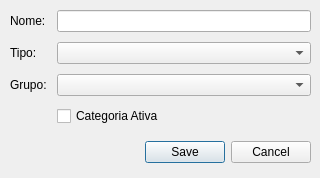
<?xml version="1.0" encoding="UTF-8"?>
<ui version="4.0">
 <class>CategoriaWidget</class>
 <widget class="QDialog" name="CategoriaWidget">
  <property name="geometry">
   <rect>
    <x>0</x>
    <y>0</y>
    <width>320</width>
    <height>178</height>
   </rect>
  </property>
  <property name="minimumSize">
   <size>
    <width>320</width>
    <height>178</height>
   </size>
  </property>
  <property name="windowTitle">
   <string>Dialog</string>
  </property>
  <widget class="QDialogButtonBox" name="bbCategoria">
   <property name="geometry">
    <rect>
     <x>10</x>
     <y>140</y>
     <width>301</width>
     <height>24</height>
    </rect>
   </property>
   <property name="minimumSize">
    <size>
     <width>0</width>
     <height>0</height>
    </size>
   </property>
   <property name="orientation">
    <enum>Qt::Orientation::Horizontal</enum>
   </property>
   <property name="standardButtons">
    <set>QDialogButtonBox::StandardButton::Cancel|QDialogButtonBox::StandardButton::Save</set>
   </property>
  </widget>
  <widget class="QWidget" name="verticalLayoutWidget">
   <property name="geometry">
    <rect>
     <x>10</x>
     <y>10</y>
     <width>301</width>
     <height>135</height>
    </rect>
   </property>
   <layout class="QVBoxLayout" name="layPrincipal">
    <property name="spacing">
     <number>0</number>
    </property>
    <item>
     <layout class="QFormLayout" name="layFormulario">
      <property name="horizontalSpacing">
       <number>10</number>
      </property>
      <property name="verticalSpacing">
       <number>10</number>
      </property>
      <item row="0" column="0">
       <widget class="QLabel" name="lblNome">
        <property name="text">
         <string>Nome:</string>
        </property>
       </widget>
      </item>
      <item row="0" column="1">
       <widget class="QLineEdit" name="edtNome"/>
      </item>
      <item row="1" column="0">
       <widget class="QLabel" name="lblTipo">
        <property name="text">
         <string>Tipo:</string>
        </property>
       </widget>
      </item>
      <item row="1" column="1">
       <widget class="QComboBox" name="cmbTipo">
        <property name="placeholderText">
         <string>...</string>
        </property>
        <item>
         <property name="text">
          <string>RENDA</string>
         </property>
        </item>
        <item>
         <property name="text">
          <string>DESPESA</string>
         </property>
        </item>
       </widget>
      </item>
      <item row="2" column="0">
       <widget class="QLabel" name="lblGrupo">
        <property name="text">
         <string>Grupo:</string>
        </property>
       </widget>
      </item>
      <item row="2" column="1">
       <widget class="QComboBox" name="cmbGrupo">
        <property name="placeholderText">
         <string>...</string>
        </property>
        <item>
         <property name="text">
          <string>Variável</string>
         </property>
        </item>
        <item>
         <property name="text">
          <string>Fixa</string>
         </property>
        </item>
        <item>
         <property name="text">
          <string>Alimentação</string>
         </property>
        </item>
        <item>
         <property name="text">
          <string>Cuidado Pessoal</string>
         </property>
        </item>
        <item>
         <property name="text">
          <string>Esportes</string>
         </property>
        </item>
        <item>
         <property name="text">
          <string>Bugigangas</string>
         </property>
        </item>
        <item>
         <property name="text">
          <string>Cursos</string>
         </property>
        </item>
        <item>
         <property name="text">
          <string>Valores Obrigatórios</string>
         </property>
        </item>
        <item>
         <property name="text">
          <string>Investimentos</string>
         </property>
        </item>
        <item>
         <property name="text">
          <string>Viagens</string>
         </property>
        </item>
        <item>
         <property name="text">
          <string>Outros</string>
         </property>
        </item>
       </widget>
      </item>
      <item row="3" column="1">
       <widget class="QCheckBox" name="chkAtiva">
        <property name="text">
         <string>Categoria Ativa</string>
        </property>
       </widget>
      </item>
     </layout>
    </item>
   </layout>
  </widget>
 </widget>
 <resources/>
 <connections>
  <connection>
   <sender>bbCategoria</sender>
   <signal>accepted()</signal>
   <receiver>CategoriaWidget</receiver>
   <slot>accept()</slot>
   <hints>
    <hint type="sourcelabel">
     <x>248</x>
     <y>163</y>
    </hint>
    <hint type="destinationlabel">
     <x>157</x>
     <y>274</y>
    </hint>
   </hints>
  </connection>
  <connection>
   <sender>bbCategoria</sender>
   <signal>rejected()</signal>
   <receiver>CategoriaWidget</receiver>
   <slot>reject()</slot>
   <hints>
    <hint type="sourcelabel">
     <x>310</x>
     <y>163</y>
    </hint>
    <hint type="destinationlabel">
     <x>286</x>
     <y>274</y>
    </hint>
   </hints>
  </connection>
 </connections>
</ui>
